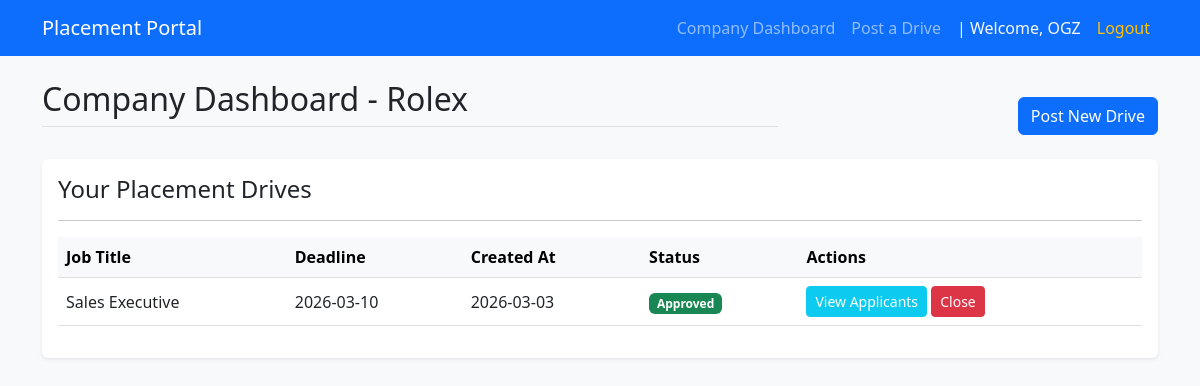
/company (signed in), run on the app's committed database.
### models.py (models this page shows, shortened)
class User(UserMixin, db.Model):
    id = db.Column(db.Integer, primary_key=True)
    name = db.Column(db.String(100), nullable=False)
    email = db.Column(db.String(120), unique=True, nullable=False)
    password = db.Column(db.String(255), nullable=False)
    role = db.Column(db.String(20), nullable=False) # admin, company, student
    is_active = db.Column(db.Boolean, default=True)
    is_blacklisted = db.Column(db.Boolean, default=False)
    company_profile = db.relationship('CompanyProfile', backref='user', uselist=False, cascade="all, delete-orphan")
    student_profile = db.relationship('StudentProfile', backref='user', uselist=False, cascade="all, delete-orphan")

class CompanyProfile(db.Model):
    id = db.Column(db.Integer, primary_key=True)
    user_id = db.Column(db.Integer, db.ForeignKey('user.id'), nullable=False)
    company_name = db.Column(db.String(150), nullable=False)
    hr_contact = db.Column(db.String(100), nullable=False)
    website = db.Column(db.String(255))
    approval_status = db.Column(db.String(20), default='Pending') # Pending, Approved, Rejected
    drives = db.relationship('PlacementDrive', backref='company', lazy=True, cascade="all, delete-orphan")

class PlacementDrive(db.Model):
    id = db.Column(db.Integer, primary_key=True)
    company_id = db.Column(db.Integer, db.ForeignKey('company_profile.id'), nullable=False)
    job_title = db.Column(db.String(150), nullable=False)
    job_description = db.Column(db.Text, nullable=False)
    eligibility = db.Column(db.String(255))
    deadline = db.Column(db.DateTime, nullable=False)
    status = db.Column(db.String(20), default='Pending') # Pending, Approved, Closed
    created_at = db.Column(db.DateTime, default=datetime.utcnow)
    applications = db.relationship('Application', backref='drive', lazy=True, cascade="all, delete-orphan")

### app.py (the view)
@app.route('/company')
@role_required('company')
def company_dashboard():
    drives = PlacementDrive.query.filter_by(company_id=current_user.company_profile.id).all()
    return render_template('company/dashboard.html', drives=drives)

### app.py (called while the page is built)
@login_manager.user_loader
def load_user(user_id):
    return db.session.get(User, int(user_id))

def role_required(role):
    def decorator(f):
        @wraps(f)
        def decorated_function(*args, **kwargs):
            if not current_user.is_authenticated:
                return login_manager.unauthorized()
            if current_user.role != role:
                flash("You do not have permission to access that page.", "danger")
                return redirect(url_for('index'))
            if current_user.is_blacklisted:
                logout_user()
                flash("Your account is blacklisted.", "danger")
                return redirect(url_for('login'))
            return f(*args, **kwargs)
        return decorated_function
    return decorator

### templates/company/dashboard.html
{% extends "base.html" %}
{% block content %}
<div class="row mb-4 mt-3">
    <div class="col-8">
        <h2 class="border-bottom pb-2">Company Dashboard - {{ current_user.company_profile.company_name }}</h2>
    </div>
    <div class="col-4 text-end align-self-end">
        <a href="{{ url_for('new_drive') }}" class="btn btn-primary">Post New Drive</a>
    </div>
</div>
<div class="table-responsive bg-white rounded shadow-sm p-3">
    <h4>Your Placement Drives</h4>
    <hr>
    <table class="table table-hover align-middle">
        <thead class="table-light">
            <tr>
                <th>Job Title</th>
                <th>Deadline</th>
                <th>Created At</th>
                <th>Status</th>
                <th>Actions</th>
            </tr>
        </thead>
        <tbody>
            {% for drive in drives %}
            <tr>
                <td>{{ drive.job_title }}</td>
                <td>{{ drive.deadline.strftime('%Y-%m-%d') }}</td>
                <td>{{ drive.created_at.strftime('%Y-%m-%d') }}</td>
                <td>
                    {% if drive.status == 'Approved' %}
                    <span class="badge bg-success">Approved</span>
                    {% elif drive.status == 'Closed' %}
                    <span class="badge bg-secondary">Closed</span>
                    {% else %}
                    <span class="badge bg-warning text-dark">Pending</span>
                    {% endif %}
                </td>
                <td>
                    <a href="{{ url_for('view_applicants', id=drive.id) }}" class="btn btn-sm btn-info text-white">View
                        Applicants</a>
                    {% if drive.status != 'Closed' %}
                    <a href="{{ url_for('close_drive', id=drive.id) }}" class="btn btn-sm btn-danger"
                        onclick="return confirm('Are you sure you want to close this drive?');">Close</a>
                    {% endif %}
                </td>
            </tr>
            {% else %}
            <tr>
                <td colspan="5" class="text-center">You haven't posted any drives yet.</td>
            </tr>
            {% endfor %}
        </tbody>
    </table>
</div>
{% endblock %}

### templates/base.html (shortened to what this page needs)
<!DOCTYPE html>
<html lang="en">
<head>
    <link href="https://cdn.jsdelivr.net/npm/bootstrap@5.3.0/dist/css/bootstrap.min.css" rel="stylesheet">
</head>
<body class="bg-light">
<nav class="navbar navbar-expand-lg navbar-dark bg-primary mb-4">
    <div class="container">
        <a class="navbar-brand" href="{{ url_for('index') }}">Placement Portal</a>
        <div class="collapse navbar-collapse" id="navbarNav">
            <ul class="navbar-nav ms-auto">
                {% if current_user.is_authenticated %}
                    {% if current_user.role == 'admin' %}
                        <li class="nav-item"><a class="nav-link" href="{{ url_for('admin_dashboard') }}">Admin Dashboard</a></li>
                        <li class="nav-item"><a class="nav-link" href="{{ url_for('admin_companies') }}">Companies</a></li>
                        <li class="nav-item"><a class="nav-link" href="{{ url_for('admin_students') }}">Students</a></li>
                        <li class="nav-item"><a class="nav-link" href="{{ url_for('admin_drives') }}">Drives</a></li>
                        <li class="nav-item"><a class="nav-link" href="{{ url_for('admin_applications') }}">Applications</a></li>
                    {% elif current_user.role == 'company' %}
                        <li class="nav-item"><a class="nav-link" href="{{ url_for('company_dashboard') }}">Company Dashboard</a></li>
                        <li class="nav-item"><a class="nav-link" href="{{ url_for('new_drive') }}">Post a Drive</a></li>
                    {% endif %}
                    <li class="nav-item"><span class="nav-link text-light">| Welcome, {{ current_user.name }}</span></li>
                    <li class="nav-item"><a class="nav-link text-warning" href="{{ url_for('logout') }}">Logout</a></li>
                {% else %}
                    <li class="nav-item"><a class="nav-link" href="{{ url_for('login') }}">Login</a></li>
                    <li class="nav-item"><a class="nav-link" href="{{ url_for('register_student') }}">Student Register</a></li>
                    <li class="nav-item"><a class="nav-link" href="{{ url_for('register_company') }}">Company Register</a></li>
                {% endif %}
            </ul>
        </div>
    </div>
</nav>
<div class="container">
    {% block content %}{% endblock %}
</div>
</body>
</html>

### data on the page
User: name "OGZ"
CompanyProfile: company_profile.company_name "Rolex"
PlacementDrive: job_title "Sales Executive", deadline "2026-03-10", created_at "2026-03-03", status "Approved"
